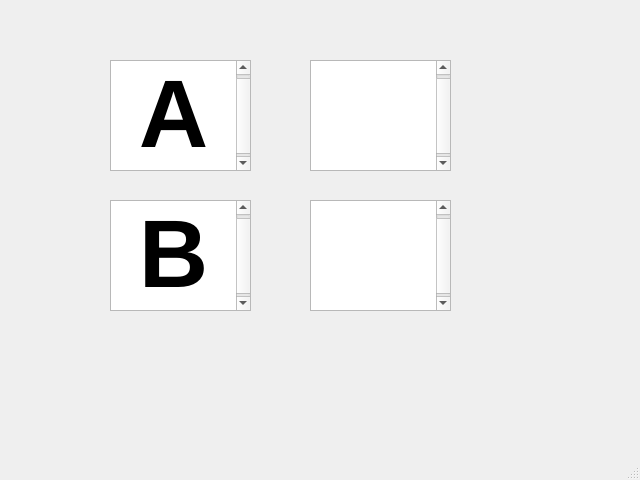
<?xml version="1.0" encoding="UTF-8"?>
<ui version="4.0">
 <class>MainWindow</class>
 <widget class="QMainWindow" name="MainWindow">
  <property name="geometry">
   <rect>
    <x>0</x>
    <y>0</y>
    <width>640</width>
    <height>480</height>
   </rect>
  </property>
  <property name="windowTitle">
   <string>MainWindow</string>
  </property>
  <widget class="QWidget" name="centralwidget">
   <widget class="QTextBrowser" name="aText">
    <property name="geometry">
     <rect>
      <x>110</x>
      <y>60</y>
      <width>141</width>
      <height>111</height>
     </rect>
    </property>
    <property name="font">
     <font>
      <pointsize>72</pointsize>
      <weight>75</weight>
      <bold>true</bold>
     </font>
    </property>
    <property name="html">
     <string>&lt;!DOCTYPE HTML PUBLIC &quot;-//W3C//DTD HTML 4.0//EN&quot; &quot;http://www.w3.org/TR/REC-html40/strict.dtd&quot;&gt;
&lt;html&gt;&lt;head&gt;&lt;meta name=&quot;qrichtext&quot; content=&quot;1&quot; /&gt;&lt;style type=&quot;text/css&quot;&gt;
p, li { white-space: pre-wrap; }
&lt;/style&gt;&lt;/head&gt;&lt;body style=&quot; font-family:'.AppleSystemUIFont'; font-size:72pt; font-weight:600; font-style:normal;&quot;&gt;
&lt;p align=&quot;center&quot; style=&quot; margin-top:0px; margin-bottom:0px; margin-left:0px; margin-right:0px; -qt-block-indent:0; text-indent:0px;&quot;&gt;A&lt;/p&gt;&lt;/body&gt;&lt;/html&gt;</string>
    </property>
    <property name="placeholderText">
     <string/>
    </property>
   </widget>
   <widget class="QTextBrowser" name="bText">
    <property name="geometry">
     <rect>
      <x>110</x>
      <y>200</y>
      <width>141</width>
      <height>111</height>
     </rect>
    </property>
    <property name="font">
     <font>
      <pointsize>72</pointsize>
      <weight>75</weight>
      <bold>true</bold>
     </font>
    </property>
    <property name="html">
     <string>&lt;!DOCTYPE HTML PUBLIC &quot;-//W3C//DTD HTML 4.0//EN&quot; &quot;http://www.w3.org/TR/REC-html40/strict.dtd&quot;&gt;
&lt;html&gt;&lt;head&gt;&lt;meta name=&quot;qrichtext&quot; content=&quot;1&quot; /&gt;&lt;style type=&quot;text/css&quot;&gt;
p, li { white-space: pre-wrap; }
&lt;/style&gt;&lt;/head&gt;&lt;body style=&quot; font-family:'.AppleSystemUIFont'; font-size:72pt; font-weight:600; font-style:normal;&quot;&gt;
&lt;p align=&quot;center&quot; style=&quot; margin-top:0px; margin-bottom:0px; margin-left:0px; margin-right:0px; -qt-block-indent:0; text-indent:0px;&quot;&gt;B&lt;/p&gt;&lt;/body&gt;&lt;/html&gt;</string>
    </property>
   </widget>
   <widget class="QTextBrowser" name="aNumber">
    <property name="geometry">
     <rect>
      <x>310</x>
      <y>60</y>
      <width>141</width>
      <height>111</height>
     </rect>
    </property>
    <property name="font">
     <font>
      <pointsize>72</pointsize>
      <weight>75</weight>
      <bold>true</bold>
     </font>
    </property>
    <property name="html">
     <string>&lt;!DOCTYPE HTML PUBLIC &quot;-//W3C//DTD HTML 4.0//EN&quot; &quot;http://www.w3.org/TR/REC-html40/strict.dtd&quot;&gt;
&lt;html&gt;&lt;head&gt;&lt;meta name=&quot;qrichtext&quot; content=&quot;1&quot; /&gt;&lt;style type=&quot;text/css&quot;&gt;
p, li { white-space: pre-wrap; }
&lt;/style&gt;&lt;/head&gt;&lt;body style=&quot; font-family:'.AppleSystemUIFont'; font-size:72pt; font-weight:600; font-style:normal;&quot;&gt;
&lt;p align=&quot;center&quot; style=&quot;-qt-paragraph-type:empty; margin-top:0px; margin-bottom:0px; margin-left:0px; margin-right:0px; -qt-block-indent:0; text-indent:0px;&quot;&gt;&lt;br /&gt;&lt;/p&gt;&lt;/body&gt;&lt;/html&gt;</string>
    </property>
    <property name="placeholderText">
     <string/>
    </property>
   </widget>
   <widget class="QTextBrowser" name="bNumber">
    <property name="geometry">
     <rect>
      <x>310</x>
      <y>200</y>
      <width>141</width>
      <height>111</height>
     </rect>
    </property>
    <property name="font">
     <font>
      <pointsize>72</pointsize>
      <weight>75</weight>
      <bold>true</bold>
     </font>
    </property>
    <property name="html">
     <string>&lt;!DOCTYPE HTML PUBLIC &quot;-//W3C//DTD HTML 4.0//EN&quot; &quot;http://www.w3.org/TR/REC-html40/strict.dtd&quot;&gt;
&lt;html&gt;&lt;head&gt;&lt;meta name=&quot;qrichtext&quot; content=&quot;1&quot; /&gt;&lt;style type=&quot;text/css&quot;&gt;
p, li { white-space: pre-wrap; }
&lt;/style&gt;&lt;/head&gt;&lt;body style=&quot; font-family:'.AppleSystemUIFont'; font-size:72pt; font-weight:600; font-style:normal;&quot;&gt;
&lt;p align=&quot;center&quot; style=&quot;-qt-paragraph-type:empty; margin-top:0px; margin-bottom:0px; margin-left:0px; margin-right:0px; -qt-block-indent:0; text-indent:0px;&quot;&gt;&lt;br /&gt;&lt;/p&gt;&lt;/body&gt;&lt;/html&gt;</string>
    </property>
   </widget>
  </widget>
  <widget class="QMenuBar" name="menubar">
   <property name="geometry">
    <rect>
     <x>0</x>
     <y>0</y>
     <width>640</width>
     <height>37</height>
    </rect>
   </property>
  </widget>
  <widget class="QStatusBar" name="statusbar"/>
 </widget>
 <resources/>
 <connections/>
</ui>
